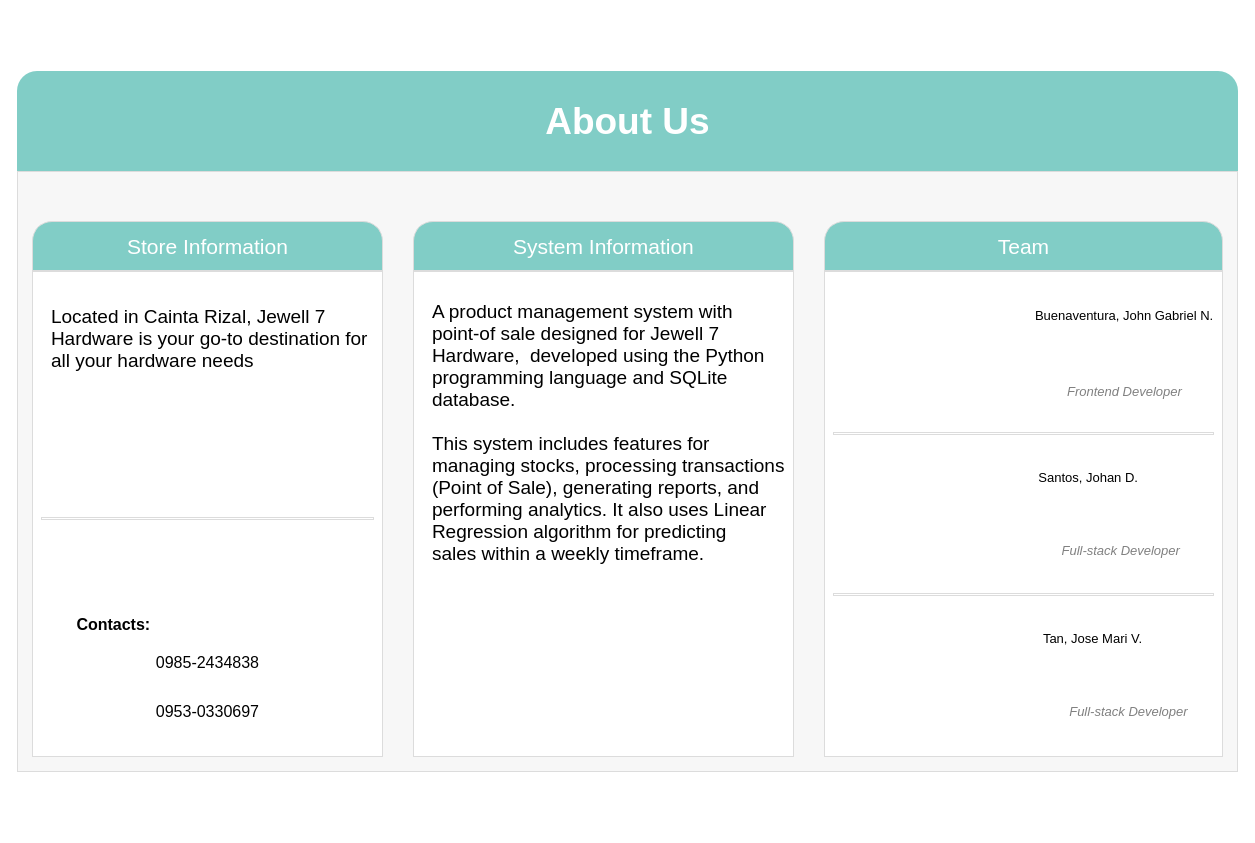
<?xml version="1.0" encoding="UTF-8"?>
<ui version="4.0">
 <class>Form</class>
 <widget class="QWidget" name="Form">
  <property name="geometry">
   <rect>
    <x>0</x>
    <y>0</y>
    <width>1255</width>
    <height>843</height>
   </rect>
  </property>
  <property name="font">
   <font>
    <family>Segoe UI</family>
    <pointsize>26</pointsize>
    <weight>75</weight>
    <bold>true</bold>
   </font>
  </property>
  <property name="windowTitle">
   <string>Form</string>
  </property>
  <property name="styleSheet">
   <string notr="true">background-color:#fff;</string>
  </property>
  <layout class="QGridLayout" name="gridLayout_8">
   <item row="0" column="0">
    <layout class="QGridLayout" name="gridLayout_7">
     <property name="verticalSpacing">
      <number>0</number>
     </property>
     <item row="0" column="0">
      <widget class="QWidget" name="widget_2" native="true">
       <property name="minimumSize">
        <size>
         <width>0</width>
         <height>100</height>
        </size>
       </property>
       <property name="maximumSize">
        <size>
         <width>16777215</width>
         <height>100</height>
        </size>
       </property>
       <property name="styleSheet">
        <string notr="true">background-color:#81cdc6;
border-top-left-radius: 20px;
border-top-right-radius: 20px;
</string>
       </property>
       <layout class="QGridLayout" name="gridLayout_5">
        <item row="0" column="0">
         <widget class="QLabel" name="label_2">
          <property name="maximumSize">
           <size>
            <width>16777215</width>
            <height>500</height>
           </size>
          </property>
          <property name="font">
           <font>
            <family>Segoe UI</family>
            <pointsize>28</pointsize>
            <weight>75</weight>
            <bold>true</bold>
           </font>
          </property>
          <property name="layoutDirection">
           <enum>Qt::LeftToRight</enum>
          </property>
          <property name="styleSheet">
           <string notr="true">color:#fff;</string>
          </property>
          <property name="text">
           <string>About Us</string>
          </property>
          <property name="alignment">
           <set>Qt::AlignCenter</set>
          </property>
         </widget>
        </item>
       </layout>
      </widget>
     </item>
     <item row="1" column="0">
      <widget class="QWidget" name="widget" native="true">
       <property name="minimumSize">
        <size>
         <width>1221</width>
         <height>601</height>
        </size>
       </property>
       <property name="maximumSize">
        <size>
         <width>1221</width>
         <height>601</height>
        </size>
       </property>
       <property name="styleSheet">
        <string notr="true">background-color:#f7f7f7 ;
 border-style: solid;
    border-color: #dcdcdc;
    border-width: 1px;
</string>
       </property>
       <layout class="QGridLayout" name="gridLayout_6">
        <property name="leftMargin">
         <number>15</number>
        </property>
        <property name="topMargin">
         <number>50</number>
        </property>
        <property name="rightMargin">
         <number>15</number>
        </property>
        <property name="bottomMargin">
         <number>15</number>
        </property>
        <property name="horizontalSpacing">
         <number>30</number>
        </property>
        <property name="verticalSpacing">
         <number>0</number>
        </property>
        <item row="0" column="0">
         <widget class="QWidget" name="widget_4" native="true">
          <property name="minimumSize">
           <size>
            <width>0</width>
            <height>50</height>
           </size>
          </property>
          <property name="maximumSize">
           <size>
            <width>16777215</width>
            <height>50</height>
           </size>
          </property>
          <property name="styleSheet">
           <string notr="true">background-color:#81cdc6;
border-top-left-radius: 20px;
border-top-right-radius: 20px;</string>
          </property>
          <layout class="QGridLayout" name="gridLayout">
           <item row="0" column="0">
            <widget class="QLabel" name="label">
             <property name="font">
              <font>
               <family>Segoe UI</family>
               <pointsize>16</pointsize>
              </font>
             </property>
             <property name="styleSheet">
              <string notr="true">border:none;
color:#fff;</string>
             </property>
             <property name="text">
              <string>Store Information</string>
             </property>
             <property name="alignment">
              <set>Qt::AlignCenter</set>
             </property>
            </widget>
           </item>
          </layout>
         </widget>
        </item>
        <item row="0" column="1">
         <widget class="QWidget" name="widget_6" native="true">
          <property name="minimumSize">
           <size>
            <width>0</width>
            <height>50</height>
           </size>
          </property>
          <property name="maximumSize">
           <size>
            <width>16777215</width>
            <height>50</height>
           </size>
          </property>
          <property name="styleSheet">
           <string notr="true">background-color:#81cdc6;
border-top-left-radius: 20px;
border-top-right-radius: 20px;</string>
          </property>
          <layout class="QGridLayout" name="gridLayout_2">
           <item row="0" column="0">
            <widget class="QLabel" name="label_3">
             <property name="font">
              <font>
               <family>Segoe UI</family>
               <pointsize>16</pointsize>
              </font>
             </property>
             <property name="styleSheet">
              <string notr="true">border:none;
color:#fff;</string>
             </property>
             <property name="text">
              <string>System Information</string>
             </property>
             <property name="alignment">
              <set>Qt::AlignCenter</set>
             </property>
            </widget>
           </item>
          </layout>
         </widget>
        </item>
        <item row="0" column="2">
         <widget class="QWidget" name="widget_7" native="true">
          <property name="minimumSize">
           <size>
            <width>0</width>
            <height>50</height>
           </size>
          </property>
          <property name="maximumSize">
           <size>
            <width>16777215</width>
            <height>50</height>
           </size>
          </property>
          <property name="styleSheet">
           <string notr="true">background-color:#81cdc6;
border-top-left-radius: 20px;
border-top-right-radius: 20px;</string>
          </property>
          <layout class="QGridLayout" name="gridLayout_3">
           <item row="0" column="0">
            <widget class="QLabel" name="label_4">
             <property name="font">
              <font>
               <family>Segoe UI</family>
               <pointsize>16</pointsize>
              </font>
             </property>
             <property name="styleSheet">
              <string notr="true">border:none;
color:#fff;</string>
             </property>
             <property name="text">
              <string>Team</string>
             </property>
             <property name="alignment">
              <set>Qt::AlignCenter</set>
             </property>
            </widget>
           </item>
          </layout>
         </widget>
        </item>
        <item row="1" column="0">
         <widget class="QWidget" name="widget_3" native="true">
          <property name="styleSheet">
           <string notr="true">background-color:#fff;
</string>
          </property>
          <layout class="QGridLayout" name="gridLayout_13">
           <item row="0" column="0">
            <layout class="QGridLayout" name="gridLayout_4">
             <item row="0" column="0">
              <layout class="QVBoxLayout" name="verticalLayout">
               <property name="leftMargin">
                <number>10</number>
               </property>
               <property name="topMargin">
                <number>25</number>
               </property>
               <property name="rightMargin">
                <number>5</number>
               </property>
               <item>
                <widget class="QLabel" name="label_5">
                 <property name="font">
                  <font>
                   <family>Segoe UI</family>
                   <pointsize>14</pointsize>
                  </font>
                 </property>
                 <property name="styleSheet">
                  <string notr="true">border:none;</string>
                 </property>
                 <property name="text">
                  <string>Located in Cainta Rizal, Jewell 7
Hardware is your go-to destination for
all your hardware needs </string>
                 </property>
                 <property name="alignment">
                  <set>Qt::AlignLeading|Qt::AlignLeft|Qt::AlignTop</set>
                 </property>
                </widget>
               </item>
              </layout>
             </item>
             <item row="1" column="0">
              <layout class="QVBoxLayout" name="verticalLayout_3">
               <property name="spacing">
                <number>0</number>
               </property>
               <property name="leftMargin">
                <number>0</number>
               </property>
               <property name="rightMargin">
                <number>0</number>
               </property>
               <item>
                <widget class="Line" name="line_3">
                 <property name="orientation">
                  <enum>Qt::Horizontal</enum>
                 </property>
                </widget>
               </item>
               <item>
                <widget class="QLabel" name="label_8">
                 <property name="font">
                  <font>
                   <family>Segoe UI</family>
                   <pointsize>12</pointsize>
                   <weight>75</weight>
                   <bold>true</bold>
                  </font>
                 </property>
                 <property name="styleSheet">
                  <string notr="true">border:none;
background-color:#fff;</string>
                 </property>
                 <property name="text">
                  <string>        Contacts:</string>
                 </property>
                 <property name="alignment">
                  <set>Qt::AlignBottom|Qt::AlignLeading|Qt::AlignLeft</set>
                 </property>
                </widget>
               </item>
               <item>
                <layout class="QVBoxLayout" name="verticalLayout_2">
                 <property name="spacing">
                  <number>3</number>
                 </property>
                 <item>
                  <widget class="QLabel" name="label_10">
                   <property name="font">
                    <font>
                     <family>Segoe UI</family>
                     <pointsize>12</pointsize>
                    </font>
                   </property>
                   <property name="styleSheet">
                    <string notr="true">border:none;</string>
                   </property>
                   <property name="text">
                    <string>0985-2434838</string>
                   </property>
                   <property name="alignment">
                    <set>Qt::AlignCenter</set>
                   </property>
                  </widget>
                 </item>
                 <item>
                  <widget class="QLabel" name="label_9">
                   <property name="font">
                    <font>
                     <family>Segoe UI</family>
                     <pointsize>12</pointsize>
                    </font>
                   </property>
                   <property name="layoutDirection">
                    <enum>Qt::LeftToRight</enum>
                   </property>
                   <property name="styleSheet">
                    <string notr="true">border:none;
background-color:#fff;</string>
                   </property>
                   <property name="text">
                    <string>0953-0330697
</string>
                   </property>
                   <property name="alignment">
                    <set>Qt::AlignCenter</set>
                   </property>
                  </widget>
                 </item>
                </layout>
               </item>
              </layout>
             </item>
            </layout>
           </item>
          </layout>
         </widget>
        </item>
        <item row="1" column="1">
         <widget class="QWidget" name="widget_5" native="true">
          <property name="styleSheet">
           <string notr="true">background-color:#fff;
</string>
          </property>
          <layout class="QGridLayout" name="gridLayout_12">
           <item row="0" column="0">
            <layout class="QGridLayout" name="gridLayout_11">
             <item row="0" column="0">
              <layout class="QVBoxLayout" name="verticalLayout_4">
               <property name="spacing">
                <number>0</number>
               </property>
               <property name="leftMargin">
                <number>10</number>
               </property>
               <property name="topMargin">
                <number>20</number>
               </property>
               <property name="bottomMargin">
                <number>0</number>
               </property>
               <item>
                <widget class="QLabel" name="label_11">
                 <property name="font">
                  <font>
                   <family>Segoe UI</family>
                   <pointsize>14</pointsize>
                  </font>
                 </property>
                 <property name="styleSheet">
                  <string notr="true">border:none;
background-color:#fff;
</string>
                 </property>
                 <property name="text">
                  <string>A product management system with
point-of sale designed for Jewell 7 
Hardware,  developed using the Python
programming language and SQLite
database.

This system includes features for
managing stocks, processing transactions
(Point of Sale), generating reports, and
performing analytics. It also uses Linear
Regression algorithm for predicting
sales within a weekly timeframe.</string>
                 </property>
                 <property name="alignment">
                  <set>Qt::AlignLeading|Qt::AlignLeft|Qt::AlignTop</set>
                 </property>
                </widget>
               </item>
              </layout>
             </item>
             <item row="1" column="0">
              <widget class="QLabel" name="label_42">
               <property name="styleSheet">
                <string notr="true">border:none;</string>
               </property>
               <property name="text">
                <string/>
               </property>
              </widget>
             </item>
            </layout>
           </item>
          </layout>
         </widget>
        </item>
        <item row="1" column="2">
         <widget class="QWidget" name="widget_12" native="true">
          <property name="styleSheet">
           <string notr="true">background-color:#fff;
</string>
          </property>
          <layout class="QGridLayout" name="gridLayout_10">
           <item row="0" column="0">
            <layout class="QVBoxLayout" name="verticalLayout_8">
             <item>
              <layout class="QHBoxLayout" name="horizontalLayout_2">
               <item>
                <widget class="QLabel" name="label_17">
                 <property name="minimumSize">
                  <size>
                   <width>200</width>
                   <height>150</height>
                  </size>
                 </property>
                 <property name="maximumSize">
                  <size>
                   <width>200</width>
                   <height>150</height>
                  </size>
                 </property>
                 <property name="styleSheet">
                  <string notr="true">border:none;
image: url(:/Gab/gab-removebg-preview.png);
image: url(:/Gab/gab-removebg-preview.png);
background-color:#fff;
border-radius:65px;
</string>
                 </property>
                 <property name="text">
                  <string/>
                 </property>
                </widget>
               </item>
               <item>
                <layout class="QVBoxLayout" name="verticalLayout_7">
                 <item>
                  <widget class="QLabel" name="label_13">
                   <property name="font">
                    <font>
                     <family>Segoe UI</family>
                     <pointsize>10</pointsize>
                    </font>
                   </property>
                   <property name="styleSheet">
                    <string notr="true">border:none;
background-color:#fff;</string>
                   </property>
                   <property name="text">
                    <string>Buenaventura, John Gabriel N.</string>
                   </property>
                  </widget>
                 </item>
                 <item>
                  <widget class="QLabel" name="label_14">
                   <property name="font">
                    <font>
                     <family>Segoe UI</family>
                     <pointsize>10</pointsize>
                     <italic>true</italic>
                    </font>
                   </property>
                   <property name="styleSheet">
                    <string notr="true">border:none;
background-color:#fff;
color:gray;</string>
                   </property>
                   <property name="text">
                    <string>Frontend Developer</string>
                   </property>
                   <property name="alignment">
                    <set>Qt::AlignCenter</set>
                   </property>
                  </widget>
                 </item>
                </layout>
               </item>
              </layout>
             </item>
             <item>
              <widget class="Line" name="line_2">
               <property name="orientation">
                <enum>Qt::Horizontal</enum>
               </property>
              </widget>
             </item>
             <item>
              <layout class="QHBoxLayout" name="horizontalLayout_3">
               <item>
                <widget class="QLabel" name="label_21">
                 <property name="minimumSize">
                  <size>
                   <width>185</width>
                   <height>150</height>
                  </size>
                 </property>
                 <property name="maximumSize">
                  <size>
                   <width>185</width>
                   <height>150</height>
                  </size>
                 </property>
                 <property name="styleSheet">
                  <string notr="true">border:none;
background-color:#fff;
image: url(:/Yohan/yohan-removebg-preview.png);
border-radius:65px;
</string>
                 </property>
                 <property name="text">
                  <string/>
                 </property>
                </widget>
               </item>
               <item>
                <layout class="QVBoxLayout" name="verticalLayout_6">
                 <property name="spacing">
                  <number>0</number>
                 </property>
                 <item>
                  <widget class="QLabel" name="label_15">
                   <property name="font">
                    <font>
                     <family>Segoe UI</family>
                     <pointsize>10</pointsize>
                    </font>
                   </property>
                   <property name="styleSheet">
                    <string notr="true">border:none;
background-color:#fff;</string>
                   </property>
                   <property name="text">
                    <string>    Santos, Johan D.</string>
                   </property>
                  </widget>
                 </item>
                 <item>
                  <widget class="QLabel" name="label_18">
                   <property name="font">
                    <font>
                     <family>Segoe UI</family>
                     <pointsize>10</pointsize>
                     <italic>true</italic>
                    </font>
                   </property>
                   <property name="styleSheet">
                    <string notr="true">border:none;
background-color:#fff;
color:gray;</string>
                   </property>
                   <property name="text">
                    <string> Full-stack Developer</string>
                   </property>
                   <property name="alignment">
                    <set>Qt::AlignCenter</set>
                   </property>
                  </widget>
                 </item>
                </layout>
               </item>
              </layout>
             </item>
             <item>
              <widget class="Line" name="line">
               <property name="orientation">
                <enum>Qt::Horizontal</enum>
               </property>
              </widget>
             </item>
             <item>
              <layout class="QHBoxLayout" name="horizontalLayout">
               <property name="spacing">
                <number>10</number>
               </property>
               <item>
                <widget class="QLabel" name="label_20">
                 <property name="minimumSize">
                  <size>
                   <width>200</width>
                   <height>150</height>
                  </size>
                 </property>
                 <property name="maximumSize">
                  <size>
                   <width>200</width>
                   <height>150</height>
                  </size>
                 </property>
                 <property name="styleSheet">
                  <string notr="true">border:none;
image: url(:/Tan/tan-removebg-preview.png);
background-color:#fff;
border-radius:65px;
</string>
                 </property>
                 <property name="text">
                  <string/>
                 </property>
                 <property name="alignment">
                  <set>Qt::AlignLeading|Qt::AlignLeft|Qt::AlignVCenter</set>
                 </property>
                </widget>
               </item>
               <item>
                <layout class="QVBoxLayout" name="verticalLayout_5">
                 <property name="spacing">
                  <number>0</number>
                 </property>
                 <item>
                  <widget class="QLabel" name="label_16">
                   <property name="font">
                    <font>
                     <family>Segoe UI</family>
                     <pointsize>10</pointsize>
                    </font>
                   </property>
                   <property name="styleSheet">
                    <string notr="true">border:none;
background-color:#fff;</string>
                   </property>
                   <property name="text">
                    <string>Tan, Jose Mari V.</string>
                   </property>
                  </widget>
                 </item>
                 <item>
                  <widget class="QLabel" name="label_19">
                   <property name="font">
                    <font>
                     <family>Segoe UI</family>
                     <pointsize>10</pointsize>
                     <italic>true</italic>
                    </font>
                   </property>
                   <property name="styleSheet">
                    <string notr="true">border:none;
background-color:#fff;
color:gray;</string>
                   </property>
                   <property name="text">
                    <string>Full-stack Developer</string>
                   </property>
                   <property name="alignment">
                    <set>Qt::AlignCenter</set>
                   </property>
                  </widget>
                 </item>
                </layout>
               </item>
              </layout>
             </item>
            </layout>
           </item>
          </layout>
         </widget>
        </item>
       </layout>
      </widget>
     </item>
    </layout>
   </item>
  </layout>
 </widget>
 <resources>
  <include location="logo.qrc"/>
 </resources>
 <connections/>
</ui>
